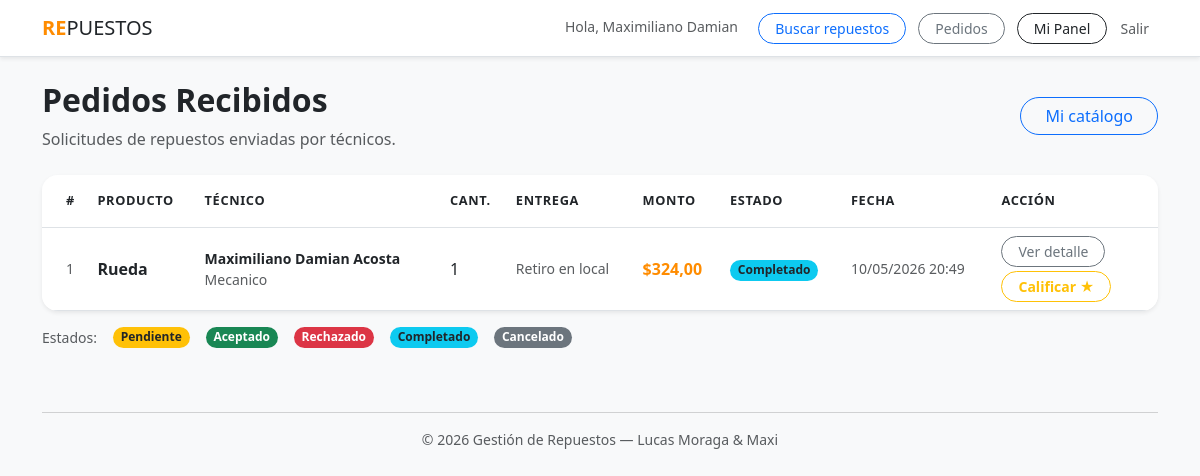
Screenshot of /pedidos/recibidos/ (signed in) with the database file from the repository.
### plataforma/models.py (models this page shows, shortened)
class Pedido(models.Model):
    ESTADO_CHOICES = [
        ('pendiente', 'Pendiente'),
        ('aceptado', 'Aceptado'),
        ('rechazado', 'Rechazado'),
        ('completado', 'Completado'),
        ('cancelado', 'Cancelado'),
    ]
    ENTREGA_CHOICES = [
        ('retiro', 'Retiro en local'),
        ('envio', 'Envío'),
    ]
    tecnico = models.ForeignKey(Tecnico, on_delete=models.CASCADE, related_name='pedidos')
    proveedor = models.ForeignKey(Proveedor, on_delete=models.CASCADE, related_name='pedidos_recibidos')
    producto = models.ForeignKey(Producto, on_delete=models.CASCADE, related_name='pedidos')
    cantidad = models.IntegerField()
    forma_entrega = models.CharField(max_length=10, choices=ENTREGA_CHOICES)
    estado = models.CharField(max_length=15, choices=ESTADO_CHOICES, default='pendiente')
    monto_total = models.DecimalField(max_digits=10, decimal_places=2)
    fecha_creacion = models.DateTimeField(auto_now_add=True)
    fecha_actualizacion = models.DateTimeField(auto_now=True)
    notas = models.TextField(blank=True, null=True)
    respuesta_proveedor = models.TextField(blank=True, null=True)
    class Meta:
        verbose_name = "Pedido"
        verbose_name_plural = "Pedidos"
        ordering = ['-fecha_creacion']

class Producto(models.Model):
    proveedor = models.ForeignKey(Proveedor, on_delete=models.CASCADE, related_name="productos")
    nombre = models.CharField(max_length=200)
    descripcion = models.TextField(blank=True)
    modelo = models.CharField(max_length=100, blank=True)
    categoria = models.CharField(max_length=100, choices=RUBROS_CHOICES)
    precio = models.DecimalField(max_digits=10, decimal_places=2)
    stock = models.PositiveIntegerField(default=0)
    disponible = models.BooleanField(default=True)
    class Meta:
        verbose_name = "Producto"
        verbose_name_plural = "Productos"

class Tecnico(models.Model):
    usuario = models.OneToOneField(User, on_delete=models.CASCADE)
    cuit = models.CharField(max_length=13, unique=True, null=True, blank=True)
    especialidad = models.CharField(max_length=100, choices=RUBROS_CHOICES)
    telefono = models.CharField(max_length=20, blank=True)
    ubicacion = models.CharField(max_length=200)
    estado = models.CharField(max_length=15, choices=ESTADO_USUARIO_CHOICES, default='pendiente')
    nota_admin = models.TextField(blank=True)
    is_approved = models.BooleanField(default=False)
    class Meta:
        verbose_name = "Técnico"
        verbose_name_plural = "Técnicos"

### plataforma/views.py (the view)
# urls.py: path('pedidos/recibidos/', views.pedidos_recibidos, name='pedidos_recibidos'),
@login_required(login_url='login')
def pedidos_recibidos(request):
    proveedor = _get_proveedor_o_403(request)
    if proveedor is None:
        return redirect('dashboard')
    pedidos = (
        proveedor.pedidos_recibidos
        .select_related('producto', 'tecnico__usuario')
        .annotate(ya_calificado=Exists(CalificacionTecnico.objects.filter(pedido=OuterRef('pk'))))
        .all()
    )
    return render(request, 'plataforma/pedidos_recibidos.html', {'pedidos': pedidos})

### plataforma/context_processors.py (called while the page is built)
def pedidos_pendientes(request):
    count = 0
    if request.user.is_authenticated and hasattr(request.user, 'proveedor'):
        count = request.user.proveedor.pedidos_recibidos.filter(estado='pendiente').count()
    return {'pedidos_pendientes_count': count}

### plataforma/views.py (called while the page is built)
def _get_proveedor_o_403(request):
    if not hasattr(request.user, 'proveedor'):
        messages.error(request, 'Esta sección es solo para proveedores.')
        return None
    return request.user.proveedor

### plataforma/templates/plataforma/pedidos_recibidos.html (shortened to what this page needs)
{% extends "plataforma/base.html" %}
{% block content %}
<div class="row mb-4 align-items-center">
    <div class="col">
        <h2 class="fw-bold">Pedidos Recibidos</h2>
        <p class="text-muted mb-0">Solicitudes de repuestos enviadas por técnicos.</p>
    </div>
    <div class="col-auto">
        <a href="{% url 'catalogo_proveedor' %}" class="btn btn-outline-primary rounded-pill px-4">
            Mi catálogo
        </a>
    </div>
</div>
{% if pedidos %}
<div class="card border-0 shadow-sm rounded-4 overflow-hidden">
    <div class="table-responsive">
        <table class="table table-hover align-middle mb-0">
            <thead class="bg-light text-muted" style="font-size: .8rem; text-transform: uppercase; letter-spacing: .05em;">
                <tr>
                    <th class="ps-4 py-3">#</th>
                    <th class="py-3">Producto</th>
                    <th class="py-3">Técnico</th>
                    <th class="py-3">Cant.</th>
                    <th class="py-3">Entrega</th>
                    <th class="py-3">Monto</th>
                    <th class="py-3">Estado</th>
                    <th class="py-3">Fecha</th>
                    <th class="pe-4 py-3">Acción</th>
                </tr>
            </thead>
            <tbody>
                {% for pedido in pedidos %}
                <tr {% if pedido.estado == 'pendiente' %}class="table-warning"{% endif %}>
                    <td class="ps-4 text-muted small">{{ pedido.id }}</td>
                    <td>
                        <strong>{{ pedido.producto.nombre }}</strong>
                    </td>
                    <td class="small">
                        <span class="fw-bold">{{ pedido.tecnico.usuario.get_full_name }}</span>
                        <br><span class="text-muted">{{ pedido.tecnico.especialidad }}</span>
                    </td>
                    <td>{{ pedido.cantidad }}</td>
                    <td class="text-muted small">{{ pedido.get_forma_entrega_display }}</td>
                    <td class="fw-bold text-primary">${{ pedido.monto_total }}</td>
                    <td>
                        {% if pedido.estado == 'pendiente' %}
                            <span class="badge bg-warning text-dark rounded-pill">Pendiente</span>
                        {% elif pedido.estado == 'aceptado' %}
                            <span class="badge bg-success rounded-pill">Aceptado</span>
                        {% elif pedido.estado == 'rechazado' %}
                            <span class="badge bg-danger rounded-pill">Rechazado</span>
                        {% elif pedido.estado == 'completado' %}
                            <span class="badge bg-info text-dark rounded-pill">Completado</span>
                        {% elif pedido.estado == 'cancelado' %}
                            <span class="badge bg-secondary rounded-pill">Cancelado</span>
                        {% endif %}
                    </td>
                    <td class="text-muted small">{{ pedido.fecha_creacion|date:"d/m/Y H:i" }}</td>
                    <td class="pe-4">
                        <div class="d-flex flex-column gap-1 align-items-start">
                            <a href="{% url 'detalle_pedido_proveedor' pedido.pk %}"
                               class="btn btn-sm rounded-pill px-3 {% if pedido.estado == 'pendiente' %}btn-primary fw-bold{% else %}btn-outline-secondary{% endif %}">
                                {% if pedido.estado == 'pendiente' %}Gestionar{% else %}Ver detalle{% endif %}
                            </a>
                            {% if pedido.estado == 'completado' %}
                                {% if not pedido.ya_calificado %}
                                <a href="{% url 'calificar_tecnico' pedido.pk %}"
                                   class="btn btn-sm btn-outline-warning rounded-pill px-3 fw-bold">
                                    Calificar ★
                                </a>
                                {% else %}
                                <span class="text-success small fw-bold">✓ Calificado</span>
                                {% endif %}
                            {% endif %}
                        </div>
                    </td>
                </tr>
                {% endfor %}
            </tbody>
        </table>
    </div>
</div>
<div class="d-flex gap-3 mt-3 flex-wrap">
    <small class="text-muted">Estados:</small>
    <span class="badge bg-warning text-dark rounded-pill">Pendiente</span>
    <span class="badge bg-success rounded-pill">Aceptado</span>
    <span class="badge bg-danger rounded-pill">Rechazado</span>
    <span class="badge bg-info text-dark rounded-pill">Completado</span>
    <span class="badge bg-secondary rounded-pill">Cancelado</span>
</div>
{% endif %}
{% endblock %}

### plataforma/templates/plataforma/base.html (shortened to what this page needs)
<!DOCTYPE html>
<html lang="es">
<head>
    <link href="https://cdn.jsdelivr.net/npm/bootstrap@5.3.0/dist/css/bootstrap.min.css" rel="stylesheet">
</head>
<body class="bg-light">
    <nav class="navbar navbar-expand-lg navbar-white bg-white border-bottom shadow-sm mb-4">
        <div class="container">
            <a class="navbar-brand text-dark tracking-tighter" href="{% url 'inicio' %}">
                <b>RE</b>PUESTOS
            </a>
            <div class="ms-auto">
                {% if user.is_authenticated %}
                    <span class="me-3 text-muted small">Hola, {{ user.first_name }}</span>
                    <a href="{% url 'buscar_repuestos' %}" class="btn btn-outline-primary btn-sm rounded-pill px-3 me-2">Buscar repuestos</a>
                    {% if user.tecnico %}
                        <a href="{% url 'mis_pedidos' %}" class="btn btn-outline-secondary btn-sm rounded-pill px-3 me-2">Mis pedidos</a>
                    {% elif user.proveedor %}
                        <a href="{% url 'pedidos_recibidos' %}" class="btn btn-outline-secondary btn-sm rounded-pill px-3 me-2 position-relative">
                            Pedidos
                        </a>
                    {% endif %}
                    <a href="{% url 'dashboard' %}" class="btn btn-outline-dark btn-sm rounded-pill px-3">Mi Panel</a>
                    <a href="{% url 'logout' %}" class="btn btn-link text-muted btn-sm text-decoration-none">Salir</a>
                {% else %}
                    <a href="{% url 'login' %}" class="btn btn-outline-primary btn-sm rounded-pill px-4 me-2">Ingresar</a>
                    <a href="{% url 'registro_tipo' %}" class="btn btn-primary btn-sm rounded-pill px-4">Registrarse</a>
                {% endif %}
            </div>
        </div>
    </nav>
    <div class="{% block container_class %}container{% endblock %}">
        {% block content %}{% endblock %}
    </div>
    <footer class="container text-center py-5 text-muted small">
        <hr>
        &copy; 2026 Gestión de Repuestos — Lucas Moraga & Maxi
    </footer>
</body>
</html>

### plataforma/templates/plataforma/base.html (style rules this page uses)
:root { --bs-primary: #FF8C00; --bs-primary-rgb: 255, 140, 0; --green-pastel: #F0FFF4; }
.navbar-brand b { color: var(--bs-primary); }

### rows the page displays
Pedido: id "1", producto.nombre "Rueda", tecnico.usuario.get_full_name "Maximiliano Damian Acosta", tecnico.especialidad "Mecanico", cantidad "1", forma_entrega "Retiro en local", monto_total "324,00", estado "Completado", fecha_creacion "10/05/2026 20:49"

### other values shown
{{ user.first_name }} "Maximiliano Damian"
